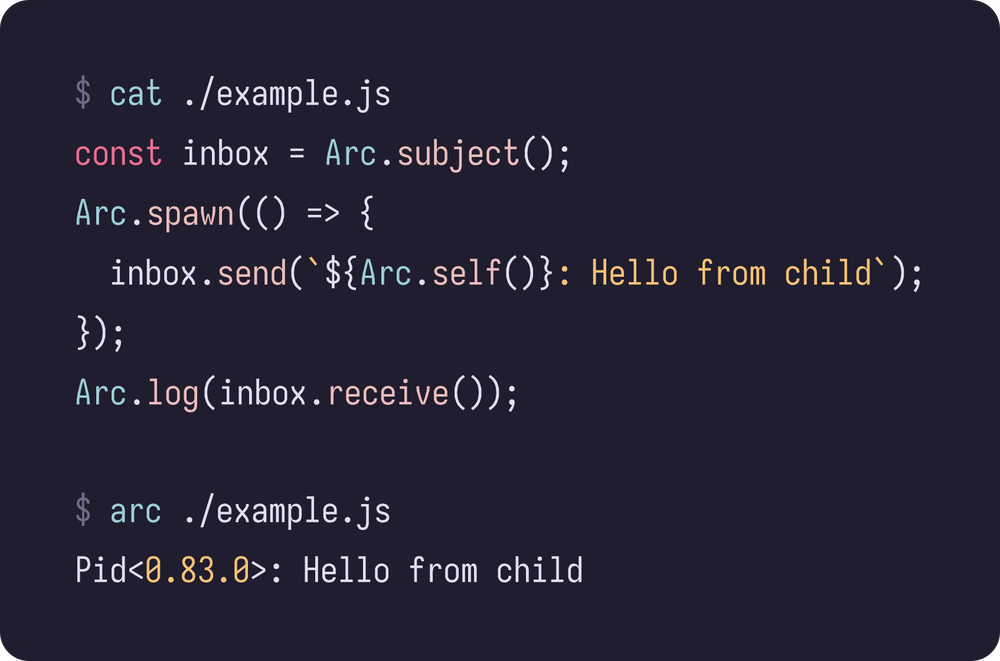
#> input picture .github/js.png, 1000 x 661 px, shrunk from 1694 x 1120 before the run, found by its file name
$ python invert_image.py .github/js.png .github/js-light.png
#> lines starting #> are read from the running program, lines starting #| are printed output that depends on the picture
#!/usr/bin/env python3
"""Invert an image's colors to produce a light-mode variant.

Usage:
    python3 .github/scripts/invert_image.py .github/js.png .github/js-light.png
"""

import sys
from PIL import Image, ImageOps


def main():
    if len(sys.argv) != 3:
        print(f"Usage: {sys.argv[0]} <input.png> <output.png>", file=sys.stderr)
        sys.exit(1)

    src, dst = sys.argv[1], sys.argv[2]
    img = Image.open(src).convert("RGBA")
#> img is the input picture: PIL image 1000x661 RGBA; mean R, G, B, A 36.3, 33.9, 50.5, 254.7

    # ImageOps.invert doesn't handle alpha, so split it off and reattach.
    rgb, alpha = img.convert("RGB"), img.getchannel("A")
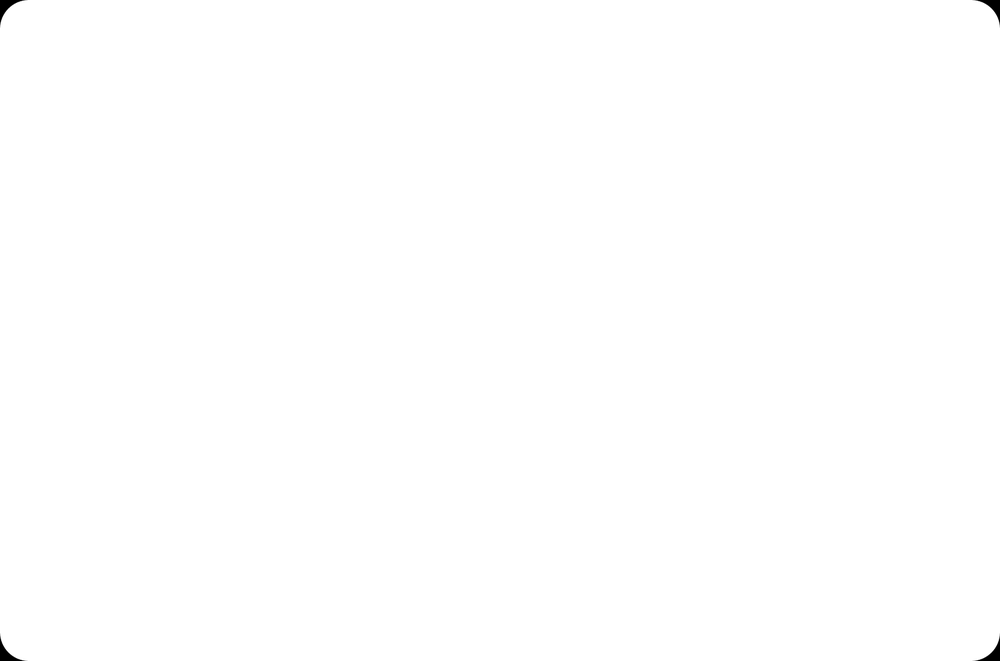
#> alpha: PIL image 1000x661 L; min 0, max 255, mean 254.7
    inverted = ImageOps.invert(rgb)
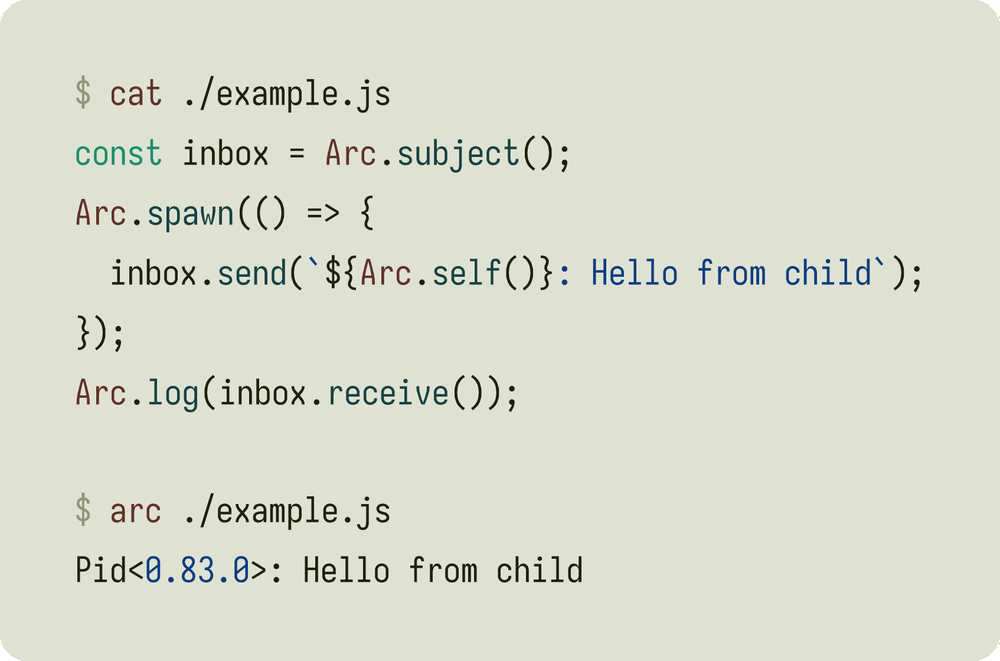
#> inverted: PIL image 1000x661 RGB; mean R, G, B 218.7, 221.1, 204.5
    inverted.putalpha(alpha)
#> inverted: PIL image 1000x661 RGBA

    inverted.save(dst)
    print(f"Wrote {dst}")


if __name__ == "__main__":
    main()
